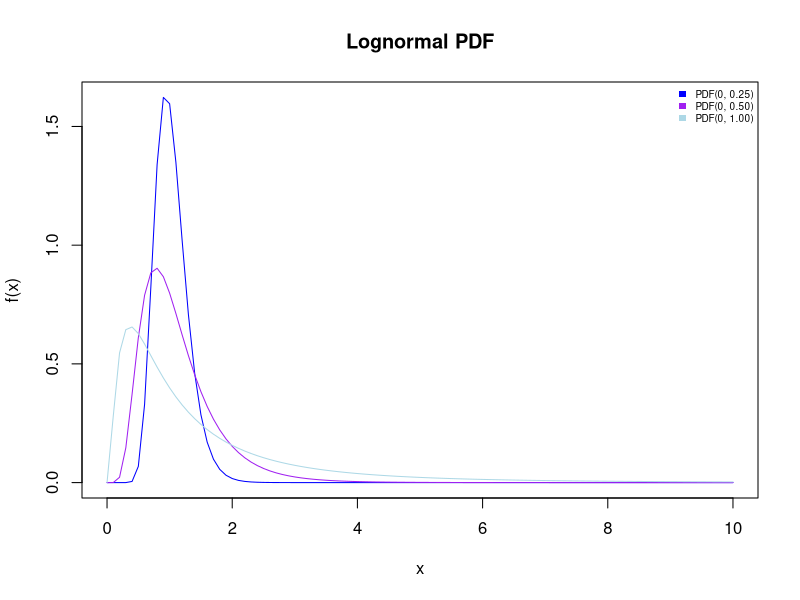
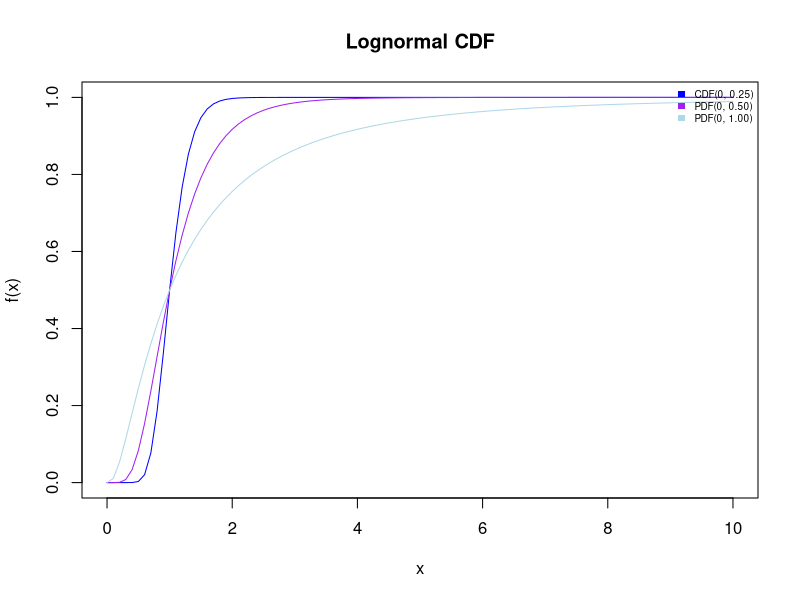
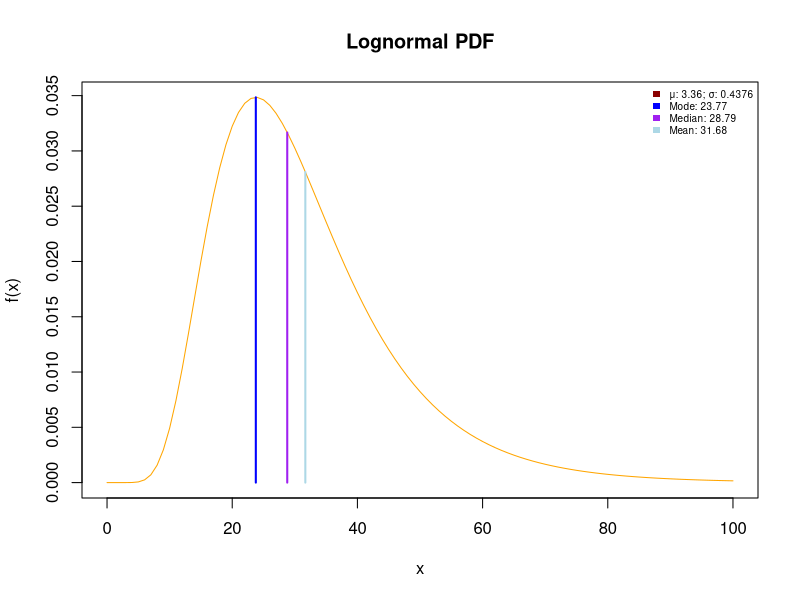

Here is the R script that generated these plots, in order:
## ---- chunk 1
#| echo: false

# Lognormal Distribution (multiple PDF)

# Create PDF plots
curve(dlnorm(x, meanlog=0, sdlog=.25), from=0, to=10, col='blue', main = "Lognormal PDF", xlab = "x", ylab = "f(x)")
curve(dlnorm(x, meanlog=0, sdlog=.5), from=0, to=10, col='purple', add=TRUE)
curve(dlnorm(x, meanlog=0, sdlog=1), from=0, to=10, col='lightblue', add=TRUE)

# Add legend
legend("topright", legend = c("PDF(0, 0.25)", "PDF(0, 0.50)", "PDF(0, 1.00)"), fill = c("blue", "purple", "lightblue"), border = NA, cex = 0.6, bty = "n")
## ---- chunk 2
#| echo: false

# Lognormal Distribution (multiple CDF)

# Create PDF plots
curve(plnorm(x, meanlog=0, sdlog=.25), from=0, to=10, col='blue', main = "Lognormal CDF", xlab = "x", ylab = "f(x)")
curve(plnorm(x, meanlog=0, sdlog=.5), from=0, to=10, col='purple', add=TRUE)
curve(plnorm(x, meanlog=0, sdlog=1), from=0, to=10, col='lightblue', add=TRUE)

# Add legend
legend("topright", legend = c("CDF(0, 0.25)", "PDF(0, 0.50)", "PDF(0, 1.00)"), fill = c("blue", "purple", "lightblue"), border = NA, cex = 0.6, bty = "n")
## ---- chunk 3
#| echo: false  

#  Comparison of mean value, median, and mode

# Create PDF plots 
curve(dlnorm(x, meanlog=3.36, sdlog=0.4376), from=0, to=100, col='orange', main = "Lognormal PDF", xlab = "x", ylab = "f(x)") 

# Mode
segments(23.77, 0, 23.77, dlnorm(23.77, meanlog=3.36, sdlog=0.4376), col = "blue", lty = 1, lwd=2)

# Median
segments(28.79, 0, 28.79, dlnorm(28.79, meanlog=3.36, sdlog=0.4376), col = "purple", lty = 1, lwd=2)

# Mean
segments(31.68, 0, 31.68, dlnorm(31.68, meanlog=3.36, sdlog=0.4376), col = "lightblue", lty = 1, lwd=2)


# Add legend 
legend("topright", legend = c("μ: 3.36; σ: 0.4376", "Mode: 23.77", "Median: 28.79", "Mean: 31.68"), fill = c("darkred", "blue", "purple", "lightblue"), border = NA, cex = 0.6, bty = "n")
